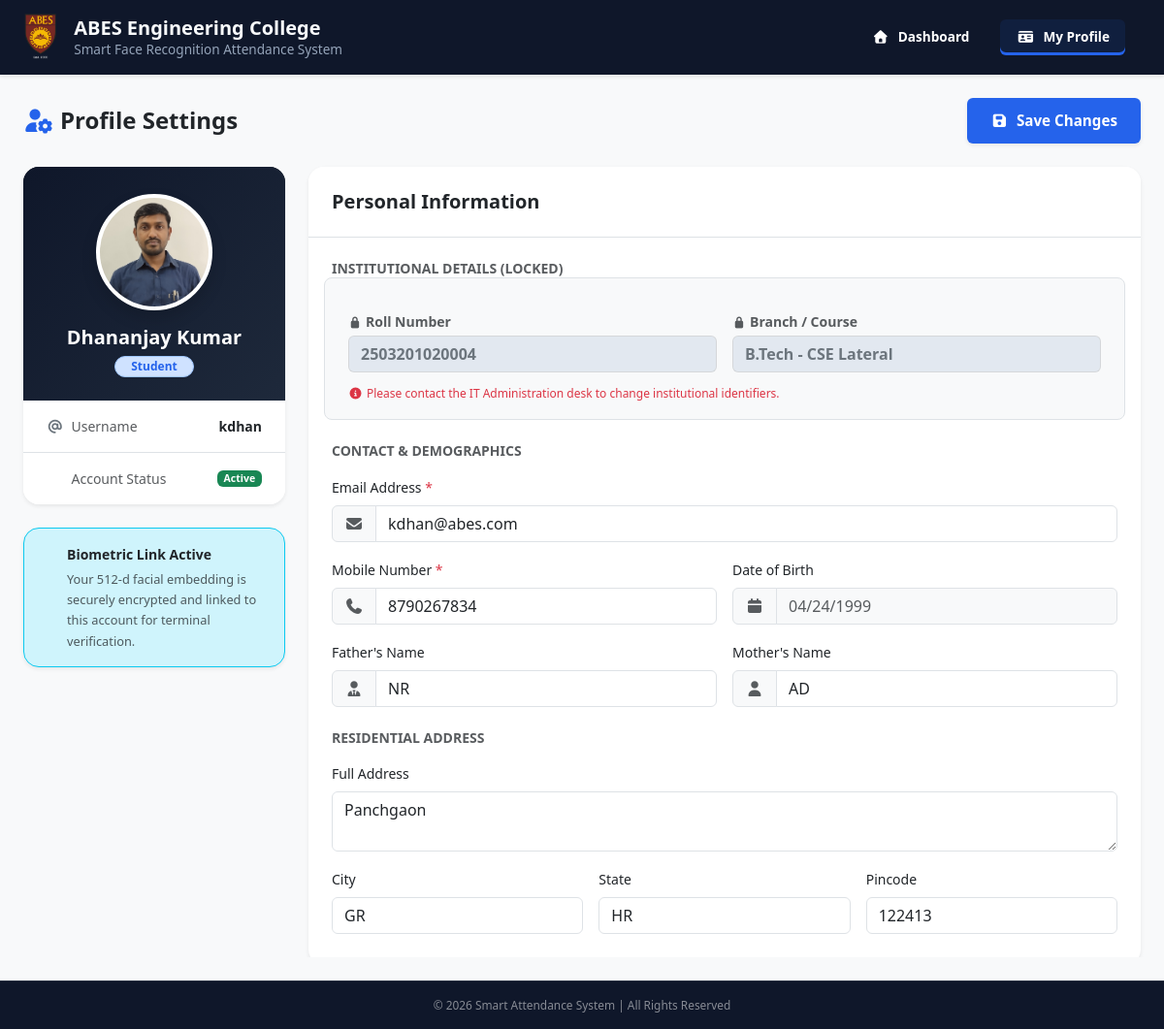
Screenshot of /profile (signed in) with the database file from the repository.
### models.py (models this page shows, shortened)
class User(UserMixin, db.Model):
    __tablename__ = 'users'
    id = db.Column(db.Integer, primary_key=True)
    username = db.Column(db.String(50), unique=True, nullable=False)
    email = db.Column(db.String(120), unique=True, nullable=False)
    password_hash = db.Column(db.String(255), nullable=False)
    role = db.Column(db.String(20), nullable=False)
    is_active = db.Column(db.Boolean, default=True)
    created_at = db.Column(db.DateTime, default=datetime.utcnow)
    password_updated_at = db.Column(db.DateTime, default=datetime.utcnow)
    student_profile = db.relationship(
        'Student', backref='user_account', uselist=False, cascade="all, delete-orphan")
    faculty_profile = db.relationship(
        'FacultyStaff', backref='user_account', uselist=False, cascade="all, delete-orphan")
    attendance_records = db.relationship(
        'AttendanceRecord', foreign_keys='AttendanceRecord.user_id', backref='student_user', lazy=True)
    operator_logs = db.relationship(
        'AttendanceRecord', foreign_keys='AttendanceRecord.marked_by_operator_id', backref='operator_user', lazy=True)

class Student(db.Model):
    __tablename__ = 'students'
    student_id = db.Column(db.Integer, db.ForeignKey('users.id'), primary_key=True)
    roll_no = db.Column(db.String(50), unique=True, nullable=False)
    admission_no = db.Column(db.String(50), unique=True, nullable=False)
    full_name = db.Column(db.String(100), nullable=False)
    gender = db.Column(db.String(15), nullable=False)
    dob = db.Column(db.Date, nullable=False)
    course_id = db.Column(db.Integer, db.ForeignKey('courses.id'), nullable=False)
    session = db.Column(db.String(20), nullable=False)
    mobile_no = db.Column(db.String(15), nullable=False)
    father_name = db.Column(db.String(100), nullable=False)
    mother_name = db.Column(db.String(100), nullable=False)
    city = db.Column(db.String(50), nullable=False)
    state = db.Column(db.String(50), nullable=False)
    pin_code = db.Column(db.String(10), nullable=False)
    address = db.Column(db.Text, nullable=False)
    last_qualification = db.Column(db.String(100), nullable=False)
    photo_path = db.Column(db.String(255), nullable=True)
    encoding_path = db.Column(db.String(255), nullable=True)

class Course(db.Model):
    __tablename__ = 'courses'
    id = db.Column(db.Integer, primary_key=True)
    name = db.Column(db.String(100), nullable=False)  # e.g., "B.Tech - CSE"
    course_type = db.Column(db.String(50), nullable=False)  # e.g., "Regular", "Lateral Entry"
    department_id = db.Column(db.Integer, db.ForeignKey('departments.id'), nullable=False)
    students = db.relationship('Student', backref='course_info', lazy=True)

### routes/main.py (the view, shortened to what this page needs)
@main_bp.route('/profile', methods=['GET', 'POST'])
@login_required
def profile():
    if current_user.role == 'student':
        user_profile = current_user.student_profile
    else:
        user_profile = current_user.faculty_profile
    return render_template('profile.html', user=current_user)

### models.py (called while the page is built)
@login_manager.user_loader
def load_user(user_id):
    return User.query.get(int(user_id))

### templates/profile.html (shortened to what this page needs)
{% extends "base.html" %}
{% block header_actions %}
<a href="{{ url_for('main.attendance') }}" class="btn fw-semibold btn-header border-0 justify-content-start px-3 text-white">
  <i class="fa-solid fa-house me-2" style="width: 20px; text-align: center"></i>Dashboard
</a>
<a href="#" class="btn fw-semibold btn-header border-0 justify-content-start px-3 active">
  <i class="fa-solid fa-id-card me-2" style="width: 20px; text-align: center"></i>My Profile
</a>
{% endblock %}
{% block content %}
<div class="container-fluid py-4 px-md-4 d-flex flex-column flex-grow-1 overflow-hidden">
    <div class="d-flex justify-content-between align-items-center mb-4 flex-shrink-0">
        <h2 class="h4 fw-bold text-dark mb-0">
            <i class="fa-solid fa-user-gear text-primary me-2"></i>Profile Settings
        </h2>
        <button type="submit" form="profileForm" class="btn btn-primary px-4 fw-semibold shadow-sm">
            <i class="fa-solid fa-floppy-disk me-2"></i>Save Changes
        </button>
    </div>
    {% set profile = current_user.student_profile if current_user.role == 'student' else current_user.faculty_profile %}
    {% set raw_path = profile.photo_path if profile else None %}
    {% set user_photo = raw_path.replace('\\', '/').split('/')[-1] if raw_path else None %}
    <div class="row g-4 flex-grow-1 overflow-hidden">
        <div class="col-lg-4 col-xl-3 h-100 overflow-y-auto pb-3">
            <div class="card shadow-sm border-0 rounded-4 overflow-hidden mb-4">
                <div class="bg-dark pt-5 pb-4 px-3 text-center position-relative" style="background: linear-gradient(135deg, #0f172a 0%, #1e293b 100%)">
                    <img src="{{ url_for('static', filename='uploads/faces/' + user_photo) if user_photo else 'https://ui-avatars.com/api/?name=' + current_user.username|urlencode + '&background=2563eb&color=fff' }}"
                         alt="Profile Photo"
                         class="rounded-circle object-fit-cover border border-4 border-white shadow bg-white"
                         style="width: 120px; height: 120px; margin-top: -20px;"
                         onerror="this.onerror=null; this.src='https://ui-avatars.com/api/?name={{ current_user.username|urlencode }}&background=2563eb&color=fff';">
                    <h5 class="text-white fw-bold mt-3 mb-1">{{ profile.full_name | default(current_user.username) | title }}</h5>
                    <span class="badge bg-primary-subtle text-primary border border-primary-subtle px-3 py-1 rounded-pill">{{ current_user.role | title }}</span>
                </div>
                <div class="card-body p-0">
                    <ul class="list-group list-group-flush small">
                        <li class="list-group-item px-4 py-3 d-flex justify-content-between align-items-center">
                            <span class="text-muted fw-medium"><i class="fa-solid fa-at me-2 text-secondary"></i>Username</span>
                            <span class="fw-bold text-dark">{{ current_user.username }}</span>
                        </li>
                        <li class="list-group-item px-4 py-3 d-flex justify-content-between align-items-center">
                            <span class="text-muted fw-medium">Account Status</span>
                            <span class="badge bg-success">Active</span>
                        </li>
                    </ul>
                </div>
            </div>
            <div class="alert alert-info border-info shadow-sm rounded-4 d-flex gap-3 align-items-start p-3 small mb-0">
                <div>
                    <strong class="d-block mb-1 text-dark">Biometric Link Active</strong>
                    <span class="text-muted" style="font-size: 0.8rem;">Your 512-d facial embedding is securely encrypted and linked to this account for terminal verification.</span>
                </div>
            </div>
        </div>
        <div class="col-lg-8 col-xl-9 h-100 pb-3">
            <form id="profileForm" action="{{ url_for('main.profile') }}" method="POST" class="card shadow-sm border-0 rounded-4 h-100 d-flex flex-column">
                <div class="card-header bg-white border-bottom p-4 flex-shrink-0 rounded-top-4">
                    <h5 class="mb-0 fw-bold text-dark">Personal Information</h5>
                </div>
                <div class="card-body p-4 overflow-y-auto flex-grow-1 rounded-bottom-4">
                    <h6 class="text-muted fw-bold mb-3 small text-uppercase spacing-1">Institutional Details (Locked)</h6>
                    <div class="row g-3 mb-4 bg-light p-3 rounded-3 border">
                        <div class="col-md-6">
                            <label class="form-label text-muted small fw-bold mb-1">
                                <i class="fa-solid fa-lock me-1" style="font-size: 0.7rem;"></i>{% if current_user.role == 'student' %}Roll Number{% else %}Employee ID{% endif %}
                            </label>
                            <input type="text" class="form-control text-secondary fw-bold border-secondary border-opacity-25"
                                   style="background-color: #e2e8f0; cursor: not-allowed;"
                                   value="{{ profile.roll_no if current_user.role == 'student' else profile.employee_id }}" disabled readonly>
                        </div>
                        <div class="col-md-6">
                            <label class="form-label text-muted small fw-bold mb-1">
                                <i class="fa-solid fa-lock me-1" style="font-size: 0.7rem;"></i>{% if current_user.role == 'student' %}Branch / Course{% else %}Department{% endif %}
                            </label>
                            <input type="text" class="form-control text-secondary fw-bold border-secondary border-opacity-25"
                                   style="background-color: #e2e8f0; cursor: not-allowed;"
                                   value="{{ profile.course_info.name if current_user.role == 'student' and profile.course_info else (profile.department_info.name if profile.department_info else '') }}" disabled readonly>
                        </div>
                        <div class="col-12 mt-2">
                            <span class="text-danger" style="font-size: 0.75rem;"><i class="fa-solid fa-circle-info me-1"></i>Please contact the IT Administration desk to change institutional identifiers.</span>
                        </div>
                    </div>
                    <h6 class="text-muted fw-bold mb-3 small text-uppercase spacing-1">Contact & Demographics</h6>
                    <div class="row g-3 mb-4">
                        <div class="col-md-12">
                            <label for="email" class="form-label small fw-medium text-dark">Email Address <span class="text-danger">*</span></label>
                            <div class="input-group">
                                <span class="input-group-text bg-light text-muted"><i class="fa-solid fa-envelope"></i></span>
                                <input type="email" class="form-control" id="email" name="email" value="{{ current_user.email }}" required>
                            </div>
                        </div>
                        <div class="col-md-6">
                            <label for="mobile_no" class="form-label small fw-medium text-dark">Mobile Number <span class="text-danger">*</span></label>
                            <div class="input-group">
                                <span class="input-group-text bg-light text-muted"><i class="fa-solid fa-phone"></i></span>
                                <input type="tel" class="form-control" id="mobile_no" name="mobile_no" value="{{ profile.mobile_no }}" required>
                            </div>
                        </div>
                        <div class="col-md-6">
                            <label for="dob" class="form-label small fw-medium text-dark">Date of Birth</label>
                            <div class="input-group">
                                <span class="input-group-text bg-light text-muted"><i class="fa-solid fa-calendar"></i></span>
                                <input type="date" class="form-control bg-light text-muted" id="dob" value="{{ profile.dob }}" disabled>
                            </div>
                        </div>
                        <div class="col-md-6">
                            <label for="father_name" class="form-label small fw-medium text-dark">Father's Name</label>
                            <div class="input-group">
                                <span class="input-group-text bg-light text-muted"><i class="fa-solid fa-user-tie"></i></span>
                                <input type="text" class="form-control" id="father_name" name="father_name" value="{{ profile.father_name }}">
                            </div>
                        </div>
                        <div class="col-md-6">
                            <label for="mother_name" class="form-label small fw-medium text-dark">Mother's Name</label>
                            <div class="input-group">
                                <span class="input-group-text bg-light text-muted"><i class="fa-solid fa-user-large"></i></span>
                                <input type="text" class="form-control" id="mother_name" name="mother_name" value="{{ profile.mother_name }}">
                            </div>
                        </div>
                    </div>
                    <h6 class="text-muted fw-bold mb-3 small text-uppercase spacing-1">Residential Address</h6>
                    <div class="row g-3 mb-2">
                        <div class="col-12">
                            <label for="address" class="form-label small fw-medium text-dark">Full Address</label>
                            <textarea class="form-control" id="address" name="address" rows="2">{{ profile.address }}</textarea>
                        </div>
                        <div class="col-md-4">
                            <label for="city" class="form-label small fw-medium text-dark">City</label>
                            <input type="text" class="form-control" id="city" name="city" value="{{ profile.city }}">
                        </div>
                        <div class="col-md-4">
                            <label for="state" class="form-label small fw-medium text-dark">State</label>
                            <input type="text" class="form-control" id="state" name="state" value="{{ profile.state }}">
                        </div>
                        <div class="col-md-4">
                            <label for="pin_code" class="form-label small fw-medium text-dark">Pincode</label>
                            <input type="text" class="form-control" id="pin_code" name="pin_code" value="{{ profile.pin_code }}">
                        </div>
                    </div>
                </div>
            </form>
        </div>
    </div>
</div>
{% endblock %}

### static/css/style.css (style rules this page uses)
:root { --bg-color: #f8fafc; --card-bg: #ffffff; --header-footer-bg: #0f172a; --header-footer-text: #f8fafc; --header-height: 64px; --footer-height: 50px; --primary-color: #2563eb; --primary-hover: #1d4ed8; --primary-light: #3b82f6; --success-color: #16a34a; --text-dark: #1e293b; --text-muted: #64748b; --border-color: #e2e8f0; --bs-primary: var(--primary-color); --bs-primary-rgb: 37, 99, 235; }
* { box-sizing: border-box; margin: 0; padding: 0; font-family: 'Segoe UI', Tahoma, Geneva, Verdana, sans-serif; }
body { background-color: var(--bg-color); color: var(--text-dark); display: flex; flex-direction: column; min-height: 100vh; }
@media (min-width: 992px) { body { height: 100vh; overflow: hidden; } }
.btn-primary, .btn-custom-primary { background-color: var(--primary-color); color: white; border: none; padding: 0.75rem 1.25rem; border-radius: 6px; font-weight: 600; font-size: 0.95rem; transition: background-color 0.2s; }
.btn-header, .btn-login-header, .btn-teacher-login, .btn-system-portal, .btn-profile-dropdown { background-color: transparent; color: var(--header-footer-text); border: 1px solid rgba(255, 255, 255, 0.4); padding: 0.5rem 1rem; border-radius: 6px; font-weight: 600; font-size: 0.85rem; transition: all 0.2s ease-in-out; white-space: nowrap; text-decoration: none; display: inline-flex; align-items: center; justify-content: center; }
.btn-header.active, .btn-profile-dropdown.show { background-color: rgba(37, 99, 235, 0.1) !important; border-color: transparent !important; color: #ffffff !important; box-shadow: inset 0 -3px 0 var(--primary-color) !important; }

### templates/profile.html (style rules this page uses)
body { height: 100vh !important; overflow: hidden !important; }

### rows the page displays
User: username|urlencode (picture), role "Student", username "kdhan", role.roll_no "2503201020004", course_info "B.Tech - CSE Lateral", email "kdhan@abes.com"
Student: full_name "Dhananjay Kumar", mobile_no "8790267834", dob "04/24/1999", father_name "NR", mother_name "AD", address "Panchgaon", city "GR", state "HR", pin_code "122413"
